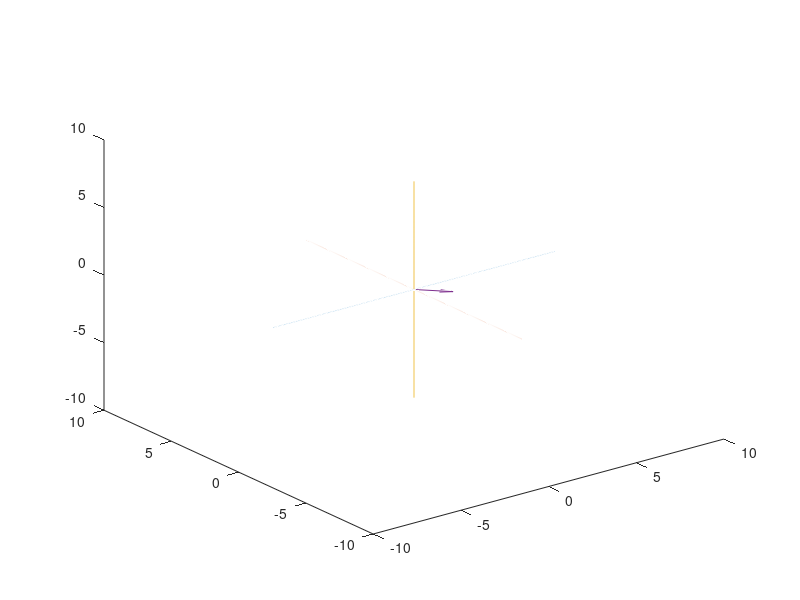

The MATLAB source for this figure: (Note: this script raises an error after producing the figure.)
clearvars -except m
Data = csvread('ArmMotionData.csv', 1,0);

Time = Data(1:end, 1);
Size = length(Time);
%--------------------------------------------------------------------------
%Arm_1 Vector Length
Arm_1 = Data(1:end, 2);

%Arm_2 Vector Length
Arm_2 = Data(1:end, 5);

%Arm_3 Vector Length
Arm_3 = Data(1:end, 8);


%--------------------------------------------------------------------------

%Arm 1------------------------------------------
%Phi Angle Setter
Upper_Arm_Phi = pi/180*Data(1:end, 3);

%Theta Angle Setter
Upper_Arm_Theta = pi/180*Data(1:end, 4);

%Arm 2------------------------------------------
%Phi Angle Setter
Forearm_Phi = pi/180*Data(1:end, 6);

%Theta Angle Setter
Forearm_Theta = pi/180*Data(1:end, 7);

%Arm 3------------------------------------------
%Phi Angle Setter
Hand_Phi = pi/180*Data(1:end, 9);

%Theta Angle Setter
Hand_Theta = pi/180*Data(1:end, 10);





%--------------------------------------------------------------------------
%Conversion from Spherical to Rectangular Coordinates 
%Arm 1
x_1 = Arm_1.*sin(Upper_Arm_Phi).*cos(Upper_Arm_Theta);
y_1 = Arm_1.*sin(Upper_Arm_Phi).*sin(Upper_Arm_Theta);
z_1 = Arm_1.*cos(Upper_Arm_Phi);

%Arm 2
x_2 = Arm_2.*sin(Forearm_Phi).*cos(Forearm_Theta);
y_2 = Arm_2.*sin(Forearm_Phi).*sin(Forearm_Theta);
z_2 = Arm_2.*cos(Forearm_Phi);

%Arm 3
x_3 = Arm_3.*sin(Hand_Phi).*cos(Hand_Theta);
y_3 = Arm_3.*sin(Hand_Phi).*sin(Hand_Theta);
z_3 = Arm_3.*cos(Hand_Phi);


%--------------------------------------------------------------------------
%Line/Axis Plots 
t1a = -8:.01:8;
t1b = 0*t1a;
t1c = 0*t1a;

t2b = -8:.01:8;
t2a = 0*t2b;
t2c = 0*t2b;

t3c = -8:.01:8;
t3a = 0*t3c;
t3b = 0*t3c;

%--------------------------------------------------------------------------
%Graphing loop
for j = 1:Size
    %Plot Axes
    plot3(t1a, t1b, t1c);
    hold on
    plot3(t2a, t2b, t2c);
    hold on
    plot3(t3a, t3b, t3c);
    hold on
    
    %Coordinate Set
    %Arm 1
    x2_begin_1 = 0;
    y2_begin_1 = 0;
    z2_begin_1 = 0;
    
    x2_1 = x_1(j);
    y2_1 = y_1(j);
    z2_1 = z_1(j);
    
    %Arm_2
    x2_begin_2 = x2_1;
    y2_begin_2 = y2_1;
    z2_begin_2 = z2_1;
    
    x2_2 = x_2(j) + x2_begin_2;
    y2_2 = y_2(j) + y2_begin_2;
    z2_2 = z_2(j) + z2_begin_2;
    
    %Arm_3
    x2_begin_3 = x2_2;
    y2_begin_3 = y2_2;
    z2_begin_3 = z2_2;
    
    x2_3 = x_3(j) + x2_begin_3;
    y2_3 = y_3(j) + y2_begin_3;
    z2_3 = z_3(j) + z2_begin_3;
    
    %Arm_1
    q_1 = quiver3([x2_begin_1],[y2_begin_1],[z2_begin_1],[x2_1],[y2_1],[z2_1]);
    q_1.Color = 'black';
    q_1.LineWidth = 10;
    q_1.Marker = 'h';
    q_1.MarkerSize = 20;
    q_1.MarkerFaceColor = 'blue';
    q_1.MarkerEdgeColor = 'blue';
    q_1.ShowArrowHead = 'off';
    q_1.AlignVertexCenters = 'on';
    hold on
    
    %Arm_2
    q_2 = quiver3([x2_begin_2],[y2_begin_2],[z2_begin_2],[x2_2],[y2_2],[z2_2]);
    q_2.Color = 'black';
    q_2.LineWidth = 10;
    q_2.Marker = 'h';
    q_2.MarkerSize = 20;
    q_2.MarkerFaceColor = 'blue';
    q_2.MarkerEdgeColor = 'blue';
    q_2.ShowArrowHead = 'off';
    q_2.AlignVertexCenters = 'on';
    hold on
    
    %Arm_3
    q_3 = quiver3([x2_begin_3],[y2_begin_3],[z2_begin_3],[x2_3],[y2_3],[z2_3]);
    q_3.Color = 'black';
    q_3.LineWidth = 10;
    q_3.Marker = 'h';
    q_3.MarkerSize = 20;
    q_3.MarkerFaceColor = 'blue';
    q_3.MarkerEdgeColor = 'blue';
    q_3.ShowArrowHead = 'on';
    q_3.AlignVertexCenters = 'on';
    hold on
    
    axis([-5 5 -5 5 -5 5])
    drawnow
    pause(.03)
    hold on
end
clearvars -except m
